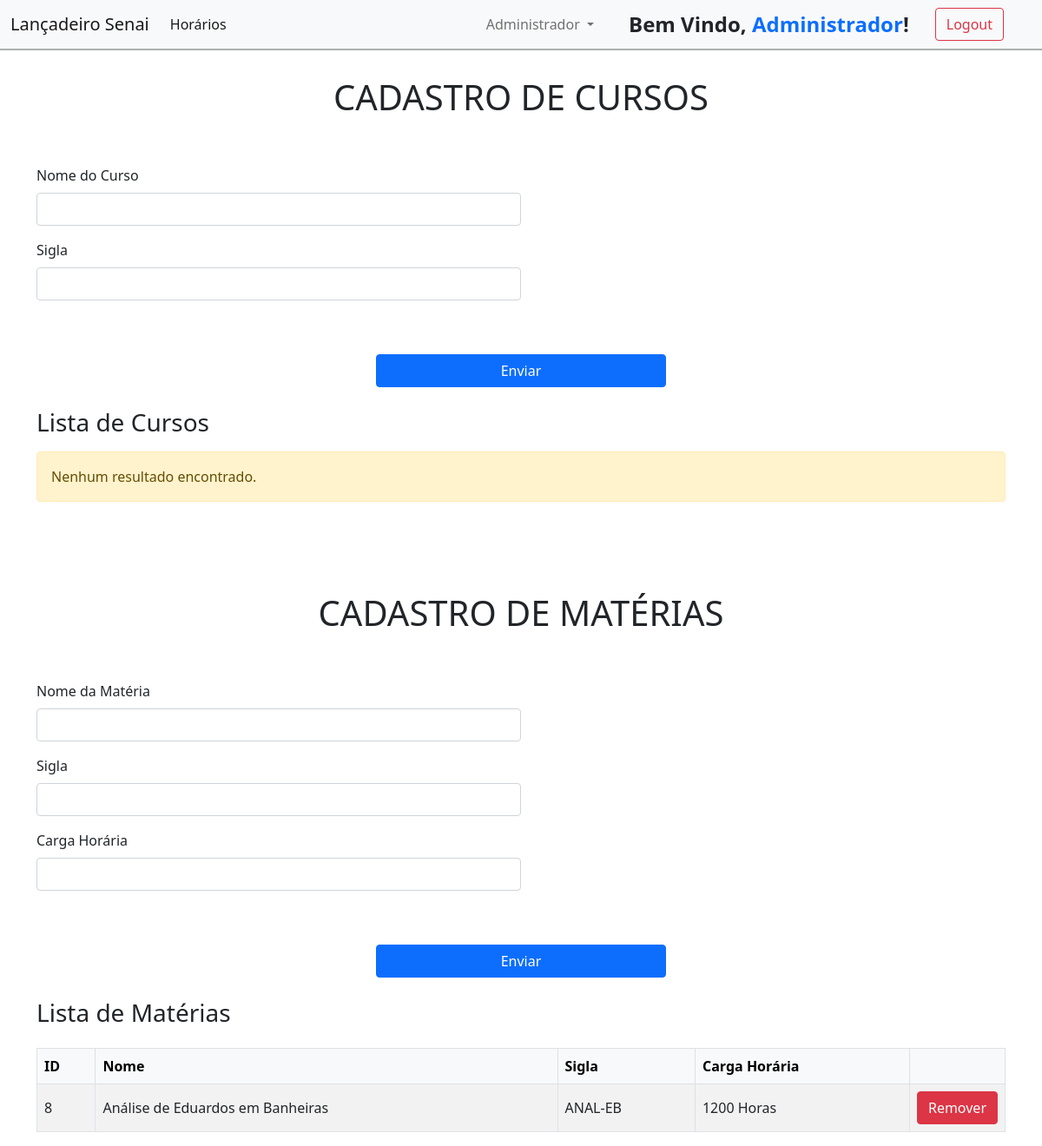
/pages/adm_materias.php (signed in), run on an earlier commit of the app's database.
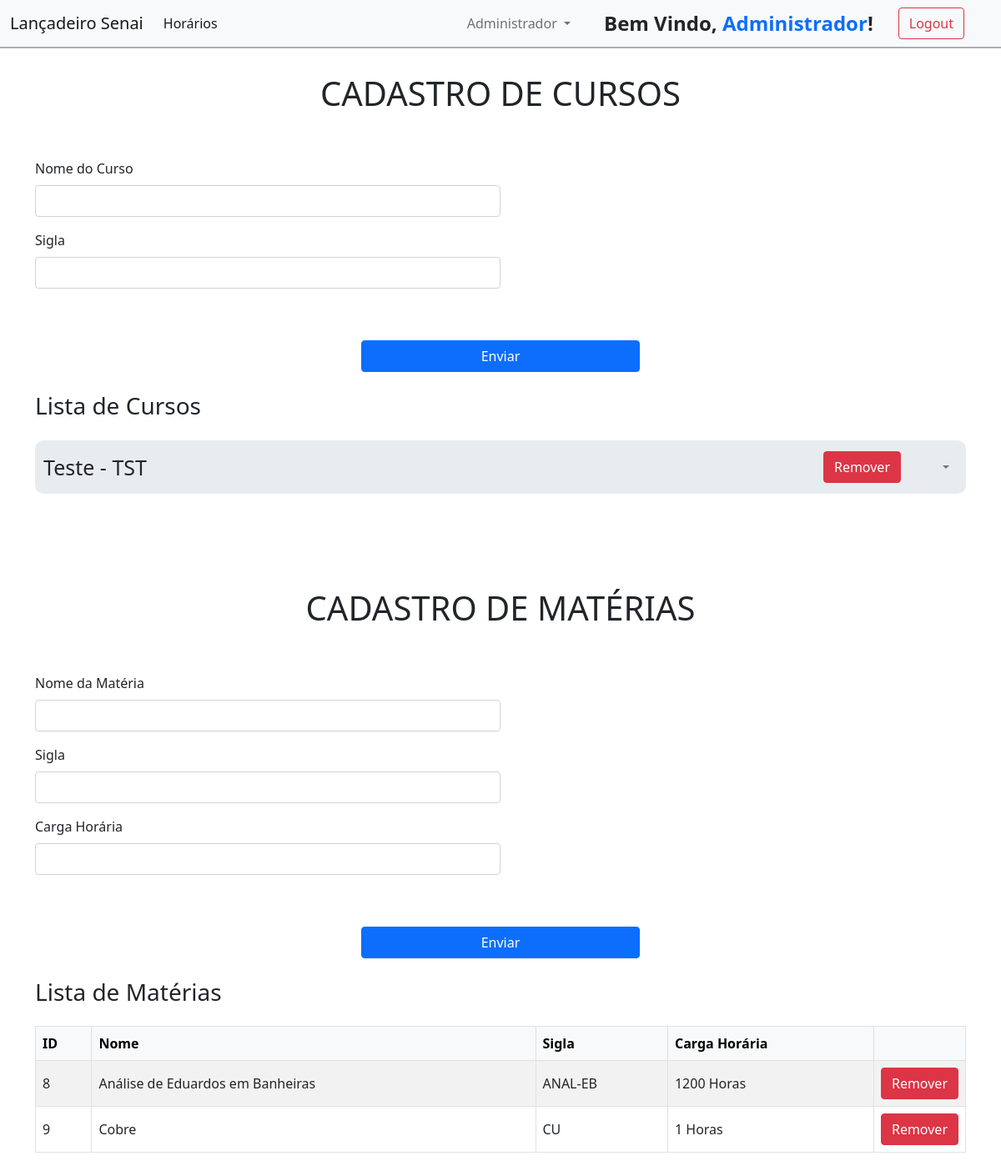
And on a later commit of the database.
### tables this page shows
CREATE TABLE IF NOT EXISTS `materias` (
  `nome_materia` varchar(100) NOT NULL,
  `sigla` varchar(100) NOT NULL,
  `carga_horaria` int NOT NULL,
  `id_materia` int NOT NULL AUTO_INCREMENT,
  PRIMARY KEY (`id_materia`)
);

CREATE TABLE IF NOT EXISTS `cursos` (
  `nome_curso` varchar(100) NOT NULL,
  `sigla_curso` varchar(100) NOT NULL,
  `id_curso` int NOT NULL AUTO_INCREMENT,
  PRIMARY KEY (`id_curso`)
);

### pages/adm_materias.php (the view, shortened to what this page needs)
<!DOCTYPE html>
<html lang="pt-br">
<head>
  <link rel="stylesheet" href="../bootstrap-styles/bootstrap.css" />
</head>
<body>
  <?php include '../components/navbar.php'; ?>
  <?php include "../connection.php"; ?>
  <h1 style="padding-top: 5.5rem; text-align: center;">CADASTRO DE CURSOS</h1>
  <form action="../methods/post_cursos.php" method="POST">
    <div class="container mt-4 d-flex flex-column align-items-center">
      <div style="margin-top: 30px;width: 100%;display: flex;flex-direction: column;align-items: flex-start;">
        <div class="mb-3">
          <label for="nome_curso" class="form-label">Nome do Curso</label>
          <input class="form-control" name="nome_curso" required />
        </div>
        <div class="mb-3">
          <label for="sigla_curso" class="form-label">Sigla</label>
          <input class="form-control" name="sigla_curso" required />
        </div>
      </div>
      <button type="submit" class="btn btn-primary mt-3" style="width: 30%;">Enviar</button>
    </div>
  </form>
  <?php
  $sql2 = "SELECT id_curso, nome_curso, sigla_curso FROM cursos";
  $result2 = $connection->query($sql2);
  if ($result2->num_rows > 0) {
    echo '<div class="container mt-4">';
    echo '<h2 class="mb-4" style="font-size: 1.75rem; font-weight: 500;">Lista de Cursos</h2>';
    while ($row2 = $result2->fetch_assoc()) {
      $idCurso = $row2["id_curso"];
      echo '
        <div id="div-curso">
          <h3>' . htmlspecialchars($row2["nome_curso"]) . ' - ' . htmlspecialchars($row2["sigla_curso"]) . '</h3>
          <div class="d-flex">
            <a href="../methods/delete_cursos.php?id_curso=' . $idCurso . '" class="btn btn-danger" onclick="return confirm(\'Tem certeza que deseja remover este curso?\')">Remover</a>
            <button onClick="openDropdown(event)" class="dropdown-toggle" type="button" id="dropdownMenuButton1"></button>
          </div>
        </div>
      ';
    }
    echo '</div>';
  } else {
    echo '
      <div class="container mt-4">
        <h3 style="font-size: 1.75rem; font-weight: 500;">Lista de Cursos</h3>
        <div class="alert alert-warning mt-3">Nenhum resultado encontrado.</div>
      </div>';
  }
  ?>
  <h1 style="padding-top: 5.5rem; text-align: center;">CADASTRO DE MATÉRIAS</h1>
  <form action="../methods/post_materias.php" method="POST">
    <div class="container mt-4 d-flex flex-column align-items-center">
      <div style="margin-top: 30px;width: 100%;display: flex;flex-direction: column;align-items: flex-start;">
        <div class="mb-3">
          <label class="form-label">Nome da Matéria</label>
          <input class="form-control" name="nome_materia" required />
        </div>
        <div class="mb-3">
          <label class="form-label">Sigla</label>
          <input class="form-control" name="sigla" required />
        </div>
        <div class="mb-3">
          <label class="form-label">Carga Horária</label>
          <input name="carga_horaria" type="number" class="form-control" required />
        </div>
      </div>
      <button type="submit" class="btn btn-primary mt-3" style="width: 30%;">Enviar</button>
    </div>
  </form>
</body>
</html>
<?php
include '../components/adm_verification.php';
$sql = "SELECT id_materia, nome_materia, sigla, carga_horaria FROM materias";
$result = $connection->query($sql);
if ($result->num_rows > 0) {
  echo '
    <div class="container mt-4">
      <h2 class="mb-4" style="font-size: 1.75rem; font-weight: 500;">Lista de Matérias</h2>
      <table class="table table-striped table-hover table-bordered">
        <thead class="table-light">
          <tr>
            <th scope="col">ID</th>
            <th scope="col">Nome</th>
            <th scope="col">Sigla</th>
            <th scope="col">Carga Horária</th>
            <th style="width: 1%;"></th>
          </tr>
        </thead>
        <tbody>
  ';
  while ($row = $result->fetch_assoc()) {
    echo '
      <tr>
        <td>' . $row["id_materia"] . '</td>
        <td>' . htmlspecialchars($row["nome_materia"]) . '</td>
        <td>' . htmlspecialchars($row["sigla"]) . '</td>
        <td>' . htmlspecialchars($row["carga_horaria"]) . ' Horas</td>
        <td><a href="../methods/delete_materias.php?id_materia=' . $row["id_materia"] . '" class="btn btn-danger" onclick="return confirm(\'Tem certeza que deseja remover esta matéria?\')">Remover</a></td>
      </tr>
    ';
  }
  echo '
        </tbody>
      </table>
    </div>';
} else {
  echo '
    <div class="container mt-4">
      <h3 style="font-size: 1.75rem; font-weight: 500;">Lista de Matérias</h3>
      <div class="alert alert-warning mt-3">Nenhum resultado encontrado.</div>
    </div>';
}
?>

### components/navbar.php (shortened to what this page needs)
<?php
echo '
    <nav style="margin: 0; border-bottom: solid #0000004d 2px; position: fixed; width: 100vw;" class="navbar navbar-expand-lg navbar-light bg-light">
        <div class="container-fluid">
        <a class="navbar-brand" href="./home.php">Lançadeiro Senai</a>
        <button class="navbar-toggler" type="button" data-bs-toggle="collapse" data-bs-target="#navbarSupportedContent" aria-controls="navbarSupportedContent" aria-expanded="false" aria-label="Toggle navigation">
            <span class="navbar-toggler-icon"></span>
        </button>
        <div class="collapse navbar-collapse" id="navbarSupportedContent">
            <ul class="navbar-nav me-auto mb-2 mb-lg-0" style="width: -webkit-fill-available; justify-content: space-between; margin: 0;">
            <li class="nav-item">
                <a class="nav-link active" aria-current="page" href="#">Horários</a>
            </li>
';
if (isset($_SESSION['admin']) && $_SESSION['admin'] == 1) {
    echo '
        <li class="nav-item dropdown">
            <a class="nav-link dropdown-toggle" href="#" id="navbarDropdown" role="button" data-bs-toggle="dropdown" aria-expanded="false">
            Administrador
            </a>
            <ul class="dropdown-menu" aria-labelledby="navbarDropdown">
            <li><a class="dropdown-item" href="./adm_professores.php">Professores</a></li>
            <li><a class="dropdown-item" href="./adm_materias.php">Disciplinas</a></li>
            <li>
                <hr class="dropdown-divider">
            </li>
            <li>
                <a class="dropdown-item" href="#">Horários</a>
            </li>
            </ul>
        </li>
        </ul>
        </div>';
}
echo '<ul class="d-flex" style="margin: 0;">';
if (isset($_SESSION['id_professor'])) {
    echo '<p style="margin: 0; font-weight: 600; font-size: 1.5rem;">Bem Vindo, <spam style="color: #0d6efd;">' . $_SESSION['nome_professor'] . '</spam>!</p>';
    echo '<a style="margin-right: 32px;" href="../methods/logout.php" class="btn btn-outline-danger">Logout</a>';
} else {
    echo '<a style="margin-right: 32px;" href="../index.php" class="btn btn-outline-success">Login</a>';
}
echo '</ul>';
echo '
    </div>
    </nav>
';
?>

### pages/adm_materias.php (style rules this page uses)
td { vertical-align: middle; }
#div-curso { display: flex; align-items: center; width: 100%; background-color: #e9ecef; justify-content: space-between; padding: 10px; border-radius: 10px; margin-bottom: 5px; }
h3 { font-size: 25px; margin: 0; height: min-content; }
#dropdownMenuButton1 { margin-left: 10px; background: none; border: none; padding: 10px; }
#dropdownMenuButton1:after { color: #6c757d; }
.mb-3 { width: 50%; }
.d-flex { display: flex !important; align-items: center; gap: 30px; }

What changed in the data, as far as the page shows it:
added cursos: nome_curso "Teste", sigla_curso "TST"
added materias: id_materia "9", nome_materia "Cobre", sigla "CU", carga_horaria "1"
Also different on the page:
text no longer shown: "Nenhum resultado encontrado."
